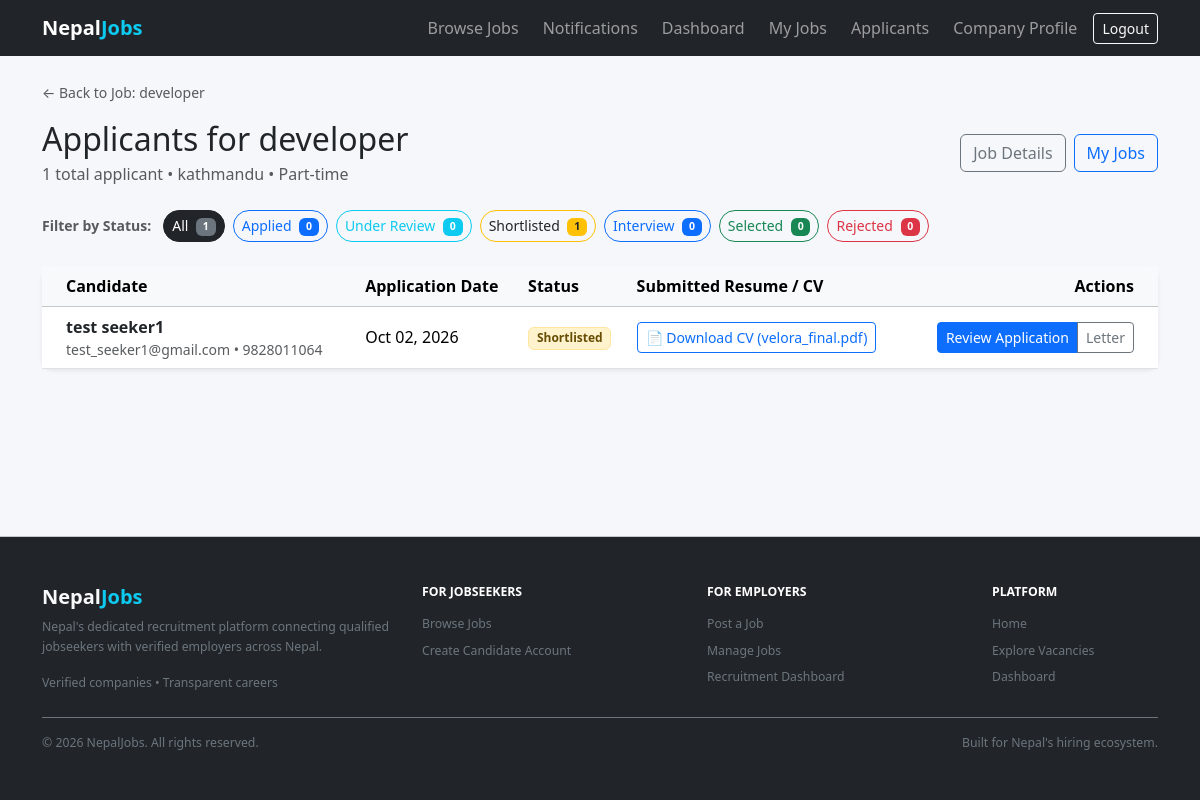
The app's page /applications/jobs/1/applicants/ (signed in), older data.
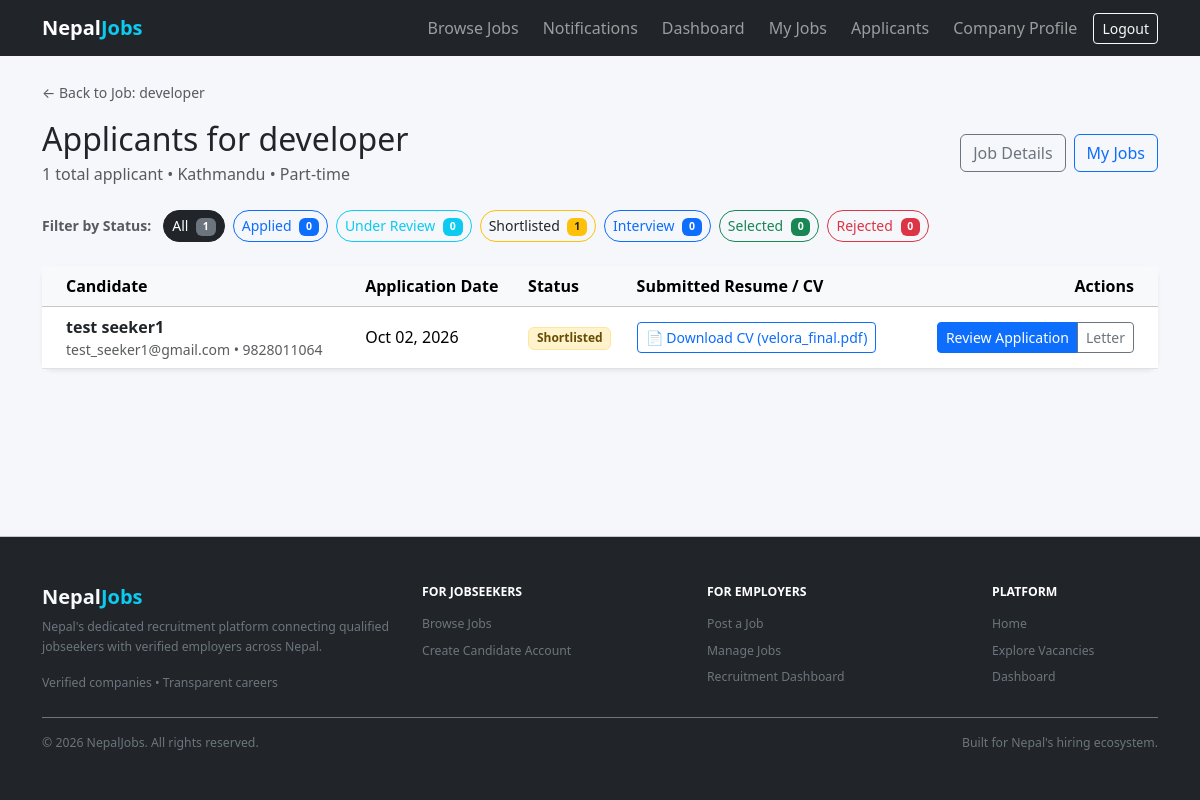
The same page, newer data.
### jobs/models.py (models this page shows, shortened)
class Job(models.Model):
    class EmploymentType(models.TextChoices):
        FULL_TIME = "full_time", "Full-time"
        PART_TIME = "part_time", "Part-time"
        CONTRACT = "contract", "Contract"
        INTERNSHIP = "internship", "Internship"
        FREELANCE = "freelance", "Freelance"
    class Status(models.TextChoices):
        DRAFT = "draft", "Draft"
        PUBLISHED = "published", "Published"
        CLOSED = "closed", "Closed"
    employer = models.ForeignKey(
        "accounts.EmployerProfile",
        on_delete=models.CASCADE,
        related_name="jobs",
    )
    title = models.CharField(max_length=200)
    description = models.TextField()
    responsibilities = models.TextField(blank=True)
    category = models.ForeignKey(
        "jobs.Category",
        on_delete=models.PROTECT,
        related_name="jobs",
    )
    location = models.ForeignKey(
        "jobs.Location",
        on_delete=models.PROTECT,
        related_name="jobs",
    )
    is_remote = models.BooleanField(
        default=False,
        help_text="Check if remote work is permitted for this position.",
    )
    employment_type = models.CharField(
        max_length=20,
        choices=EmploymentType.choices,
        default=EmploymentType.FULL_TIME,
    )
    salary_min = models.PositiveIntegerField(null=True, blank=True)
    salary_max = models.PositiveIntegerField(null=True, blank=True)
    is_salary_negotiable = models.BooleanField(default=False)
    experience_years_min = models.PositiveIntegerField(default=0)
    education_level = models.CharField(
        max_length=20,
        choices=Education.Level.choices,
        blank=True,
    )
    required_skills = models.ManyToManyField(
        "accounts.Skill",
        blank=True,
        related_name="jobs",
    )
    vacancies = models.PositiveIntegerField(
        default=1,
        validators=[MinValueValidator(1)],
    )
    application_deadline = models.DateField()
    status = models.CharField(
        max_length=20,
        choices=Status.choices,
        default=Status.DRAFT,
    )
    created_at = models.DateTimeField(auto_now_add=True)
    updated_at = models.DateTimeField(auto_now=True)
    published_at = models.DateTimeField(null=True, blank=True)
    objects = JobQuerySet.as_manager()
    class Meta:
        ordering = ["-created_at"]
        indexes = [
            models.Index(fields=["status", "application_deadline"]),
            models.Index(fields=["-created_at"]),
            models.Index(fields=["employment_type"]),
        ]

class Location(models.Model):
    name = models.CharField(max_length=100, unique=True)
    slug = models.SlugField(max_length=120, unique=True)
    is_remote = models.BooleanField(
        default=False,
        help_text="Designates whether this location itself represents remote work.",
    )
    class Meta:
        ordering = ["name"]

### applications/views.py (the view)
# urls.py: path("jobs/<int:job_pk>/applicants/", views.EmployerJobApplicantsView.as_view(), name="employer_job_applicants"),
class EmployerJobApplicantsView(AsViewCacheMixin, ApprovedEmployerRequiredMixin, View):
    template_name = "applications/employer_applicant_list.html"
    def get(self, request, job_pk, *args, **kwargs):
        employer = request.user.employer_profile
        job = get_object_or_404(
            Job.objects.select_related("employer", "category", "location"),
            pk=job_pk,
            employer=employer,
        )
        all_applicants = (
            job.applications.select_related("jobseeker", "jobseeker__user", "cv")
            .order_by("-created_at")
        )
        status_counts = {
            "all": all_applicants.count(),
            Application.Status.APPLIED: all_applicants.filter(status=Application.Status.APPLIED).count(),
            Application.Status.UNDER_REVIEW: all_applicants.filter(status=Application.Status.UNDER_REVIEW).count(),
            Application.Status.SHORTLISTED: all_applicants.filter(status=Application.Status.SHORTLISTED).count(),
            Application.Status.INTERVIEW: all_applicants.filter(status=Application.Status.INTERVIEW).count(),
            Application.Status.SELECTED: all_applicants.filter(status=Application.Status.SELECTED).count(),
            Application.Status.REJECTED: all_applicants.filter(status=Application.Status.REJECTED).count(),
        }
        current_status = request.GET.get("status", "").strip().lower()
        if current_status in Application.Status.values:
            applicants = all_applicants.filter(status=current_status)
        else:
            current_status = "all"
            applicants = all_applicants
        return render(
            request,
            self.template_name,
            {
                "job": job,
                "applicants": applicants,
                "current_status": current_status,
                "status_counts": status_counts,
            },
        )

### accounts/mixins.py (called while the page is built)
    def test_func(self):
        user = self.request.user
        if not user.is_authenticated:
            return False
        if user.role != User.Role.EMPLOYER:
            return False
        try:
            profile = user.employer_profile
        except Exception:
            return False
        return bool(profile and profile.is_approved)

### accounts/models.py (called while the page is built)
    @property
    def is_jobseeker(self):
        return self.role == self.Role.JOBSEEKER

    @property
    def is_employer(self):
        return self.role == self.Role.EMPLOYER

    @property
    def is_approved(self):
        return self.verification_status == self.VerificationStatus.APPROVED

### notifications/context_processors.py (called while the page is built)
def unread_notifications_count(request):
    if getattr(request, "user", None) and request.user.is_authenticated:
        count = request.user.notifications.filter(is_read=False).count()
    else:
        count = 0
    return {"unread_notifications_count": count}

### templates/applications/employer_applicant_list.html (shortened to what the changed rows need)
{% extends 'base.html' %}
{% block content %}
<div class="mb-3">
  <a href="{% url 'employer_job_detail' job.pk %}" class="text-decoration-none small text-muted">
    &larr; Back to Job: {{ job.title }}
  </a>
</div>
<div class="d-flex flex-column flex-sm-row justify-content-between align-items-sm-center mb-4 gap-2">
  <div>
    <h2 class="mb-1">Applicants for {{ job.title }}</h2>
    <p class="text-muted mb-0">
      {{ status_counts.all }} total applicant{{ status_counts.all|pluralize }} &bull; {{ job.location.name }} &bull; {{ job.get_employment_type_display }}
    </p>
  </div>
</div>
{% if applicants %}
  <div class="card shadow-sm border-0">
    <div class="table-responsive">
      <table class="table table-hover align-middle mb-0">
        <thead class="table-light">
          <tr>
            <th scope="col" class="ps-4">Candidate</th>
            <th scope="col">Application Date</th>
            <th scope="col">Status</th>
            <th scope="col">Submitted Resume / CV</th>
            <th scope="col" class="text-end pe-4">Actions</th>
          </tr>
        </thead>
      </table>
    </div>
  </div>
{% endif %}
{% endblock %}

Row changes from the older to the newer data that the page shows:
changed through a linked row, Job "developer": location.name "kathmandu" → "Kathmandu"
